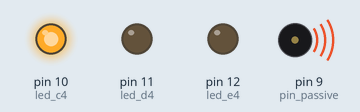
Recording of a sketch running on a simulated Arduino Uno, built with avr-gcc and run on an emulated ATmega328P. On the bench: output pins drawn as LEDs (lit = HIGH), buzzer (waves = sounding).

Above: at 0.12 s.
At 0.41 s:
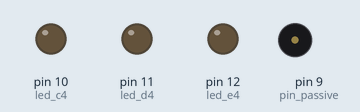
At 3.3 s:
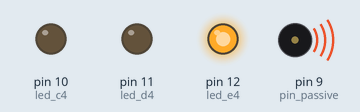
At 4.4 s:
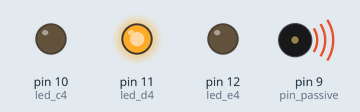
At 7.9 s:
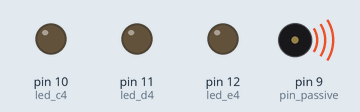
Timing chart, 0 to 11.2 s (numbered marks = the images above):
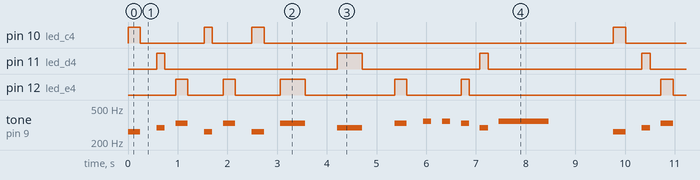

The sketch:

passive_buzzer_song.ino
```cpp
#define C4 262
#define C4s 277
#define D4 294
#define D4s 311
#define E4 330
#define F4 349
#define F4s 370
#define G4 392
#define G4s 415
#define A4 440
#define A4s 466
#define B4 494
#define C5 523

int pin_passive = 9;
int led_c4 = 10;
int led_d4 = 11;
int led_e4 = 12;
int led_f4 = 13;

int melody[] = { C4, D4, E4, C4, E4, C4, E4, D4, E4, F4, F4, E4, D4, F4 };
int duration_s[] = { 4, 6, 4, 6, 4, 4, 2, 2, 4, 6, 6, 6, 6, 1 };
int led_s[] = {led_c4, led_d4, led_e4, led_c4, led_e4, led_c4, led_e4, led_d4, led_e4, led_f4, led_f4, led_e4, led_d4, led_f4 };

void setup() {
  pinMode(pin_passive, OUTPUT);
  pinMode(led_c4, OUTPUT);
  pinMode(led_d4, OUTPUT);
  pinMode(led_e4, OUTPUT);
}

void loop() {
  for(int sounds = 0; sounds < 14; sounds++){
    int Duration = 1000 / duration_s[sounds];
   tone(pin_passive, melody[sounds]);
    digitalWrite(led_s[sounds], HIGH);
    delay(Duration);
    digitalWrite(led_s[sounds], LOW);

    float pauseSound = Duration * 1.3;
    noTone(pin_passive);
    delay(pauseSound);
  }

}
```

Measured:
- by itself, pin 10 (led_c4): repeats every 9.8 s: LOW 1.3 s, HIGH 0.17 s, LOW 0.79 s, HIGH 0.25 s, LOW 7.0 s, HIGH 0.25 s
- by itself, pin 11 (led_d4): repeats every 9.8 s: LOW 3.5 s, HIGH 0.50 s, LOW 2.4 s, HIGH 0.17 s, LOW 3.1 s, HIGH 0.17 s
- by itself, pin 12 (led_e4): repeats every 9.8 s: LOW 0.71 s, HIGH 0.25 s, LOW 0.90 s, HIGH 0.50 s, LOW 1.8 s, HIGH 0.25 s, LOW 1.1 s, HIGH 0.17 s, LOW 3.9 s, HIGH 0.25 s
- by itself, tone on pin 9 (pin_passive): plays 262 Hz for 0.25 s, 294 Hz for 0.17 s, 330 Hz for 0.25 s, 262 Hz for 0.17 s, 330 Hz for 0.25 s, 262 Hz for 0.25 s … (189 notes in this stretch)
